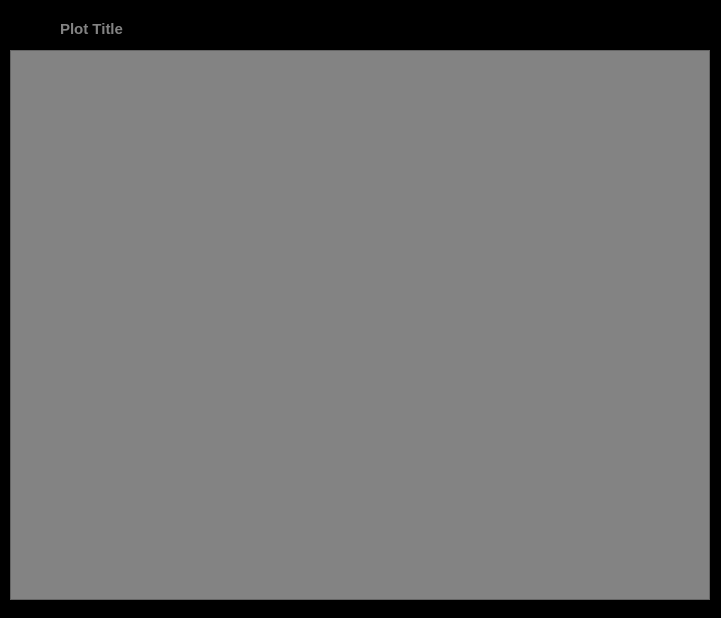
<?xml version="1.0" encoding="UTF-8"?>
<ui version="4.0">
 <class>Dialog</class>
 <widget class="QDialog" name="Dialog">
  <property name="geometry">
   <rect>
    <x>0</x>
    <y>0</y>
    <width>721</width>
    <height>618</height>
   </rect>
  </property>
  <property name="contextMenuPolicy">
   <enum>Qt::NoContextMenu</enum>
  </property>
  <property name="windowTitle">
   <string>Data Vault Plotter</string>
  </property>
  <property name="styleSheet">
   <string notr="true">#Dialog{
	background-color: rgb(0, 0, 0);}</string>
  </property>
  <widget class="QLabel" name="plotTitle">
   <property name="geometry">
    <rect>
     <x>60</x>
     <y>20</y>
     <width>601</width>
     <height>18</height>
    </rect>
   </property>
   <property name="text">
    <string>&lt;html&gt;&lt;head/&gt;&lt;body&gt;&lt;p&gt;&lt;span style=&quot; font-size:11pt; font-weight:600; color:#838383;&quot;&gt;Plot Title&lt;/span&gt;&lt;/p&gt;&lt;/body&gt;&lt;/html&gt;</string>
   </property>
  </widget>
  <widget class="QFrame" name="plot2DFrame">
   <property name="geometry">
    <rect>
     <x>10</x>
     <y>50</y>
     <width>700</width>
     <height>550</height>
    </rect>
   </property>
   <property name="styleSheet">
    <string notr="true">background-color: rgb(131, 131, 131);</string>
   </property>
   <property name="frameShape">
    <enum>QFrame::StyledPanel</enum>
   </property>
   <property name="frameShadow">
    <enum>QFrame::Raised</enum>
   </property>
  </widget>
 </widget>
 <resources>
  <include location="Resources/dvPlotterResources.qrc"/>
 </resources>
 <connections/>
</ui>
